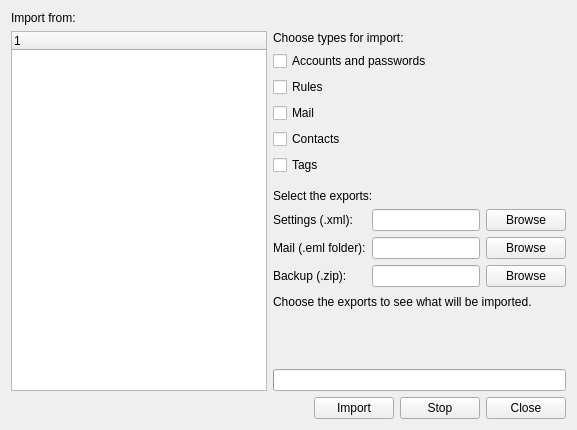
<?xml version="1.0" encoding="UTF-8"?>
<ui version="4.0">
 <class>Import</class>
 <widget class="QWidget" name="Import">
  <property name="windowTitle">
   <string>Import</string>
  </property>
  <layout class="QVBoxLayout" name="layout" stretch="1,0">
   <item>
    <layout class="QHBoxLayout" name="body" stretch="0,1">
     <item>
      <layout class="QVBoxLayout" name="left" stretch="0,1">
       <item>
        <widget class="QLabel" name="importFrom">
         <property name="text">
          <string>Import from:</string>
         </property>
        </widget>
       </item>
       <item>
        <widget class="QTreeWidget" name="sources" />
       </item>
      </layout>
     </item>
     <item>
      <layout class="QVBoxLayout" name="right" stretch="0,1,0">
       <item>
        <widget class="QStackedWidget" name="pages">
         <widget class="QWidget" name="exportsPage">
          <layout class="QVBoxLayout" name="exportsPageLayout" stretch="0,0,0,0,0,0,0,0,0,0,1">
           <property name="leftMargin">
            <number>0</number>
           </property>
           <property name="topMargin">
            <number>0</number>
           </property>
           <property name="rightMargin">
            <number>0</number>
           </property>
           <property name="bottomMargin">
            <number>0</number>
           </property>
           <item>
            <widget class="QLabel" name="title">
             <property name="role" stdset="0">
              <string>heading</string>
             </property>
            </widget>
           </item>
           <item>
            <widget class="QLabel" name="chooseTypes">
             <property name="text">
              <string>Choose types for import:</string>
             </property>
            </widget>
           </item>
           <item>
            <widget class="QCheckBox" name="accounts">
             <property name="text">
              <string>Accounts and passwords</string>
             </property>
            </widget>
           </item>
           <item>
            <widget class="QCheckBox" name="rules">
             <property name="text">
              <string>Rules</string>
             </property>
            </widget>
           </item>
           <item>
            <widget class="QCheckBox" name="mail">
             <property name="text">
              <string>Mail</string>
             </property>
            </widget>
           </item>
           <item>
            <widget class="QCheckBox" name="contacts">
             <property name="text">
              <string>Contacts</string>
             </property>
            </widget>
           </item>
           <item>
            <widget class="QCheckBox" name="tags">
             <property name="text">
              <string>Tags</string>
             </property>
            </widget>
           </item>
           <item>
            <spacer name="blankAboveExports">
             <property name="orientation">
              <enum>Qt::Vertical</enum>
             </property>
             <property name="sizeType">
              <enum>QSizePolicy::Fixed</enum>
             </property>
             <property name="sizeHint" stdset="0">
              <size>
               <width>0</width>
               <height>8</height>
              </size>
             </property>
            </spacer>
           </item>
           <item>
            <widget class="QLabel" name="selectExports">
             <property name="text">
              <string>Select the exports:</string>
             </property>
            </widget>
           </item>
           <item>
            <layout class="QGridLayout" name="exports">
             <item row="0" column="0">
              <widget class="QLabel" name="settingsFileLabel">
               <property name="text">
                <string>Settings (.xml):</string>
               </property>
              </widget>
             </item>
             <item row="0" column="1">
              <widget class="QLineEdit" name="settingsFile" />
             </item>
             <item row="0" column="2">
              <widget class="QPushButton" name="browseSettings">
               <property name="text">
                <string>Browse</string>
               </property>
              </widget>
             </item>
             <item row="1" column="0">
              <widget class="QLabel" name="mailFolderLabel">
               <property name="text">
                <string>Mail (.eml folder):</string>
               </property>
              </widget>
             </item>
             <item row="1" column="1">
              <widget class="QLineEdit" name="mailFolder" />
             </item>
             <item row="1" column="2">
              <widget class="QPushButton" name="browseMail">
               <property name="text">
                <string>Browse</string>
               </property>
              </widget>
             </item>
             <item row="2" column="0">
              <widget class="QLabel" name="backupFileLabel">
               <property name="text">
                <string>Backup (.zip):</string>
               </property>
              </widget>
             </item>
             <item row="2" column="1">
              <widget class="QLineEdit" name="backupFile" />
             </item>
             <item row="2" column="2">
              <widget class="QPushButton" name="browseBackup">
               <property name="text">
                <string>Browse</string>
               </property>
              </widget>
             </item>
            </layout>
           </item>
           <item>
            <spacer name="exportsPageEnd">
             <property name="orientation">
              <enum>Qt::Vertical</enum>
             </property>
             <property name="sizeType">
              <enum>QSizePolicy::Expanding</enum>
             </property>
             <property name="sizeHint" stdset="0">
              <size>
               <width>0</width>
               <height>0</height>
              </size>
             </property>
            </spacer>
           </item>
          </layout>
         </widget>
         <widget class="QWidget" name="dataFilePage">
          <layout class="QVBoxLayout" name="dataFilePageLayout" stretch="0,0,0,0,0,0,0,0,0,0,0,0,1">
           <property name="leftMargin">
            <number>0</number>
           </property>
           <property name="topMargin">
            <number>0</number>
           </property>
           <property name="rightMargin">
            <number>0</number>
           </property>
           <property name="bottomMargin">
            <number>0</number>
           </property>
           <item>
            <widget class="QLabel" name="dataFileTitle">
             <property name="role" stdset="0">
              <string>heading</string>
             </property>
            </widget>
           </item>
           <item>
            <widget class="QLabel" name="dataFileChooseTypes">
             <property name="text">
              <string>Choose types for import:</string>
             </property>
            </widget>
           </item>
           <item>
            <widget class="QCheckBox" name="dataFileMail">
             <property name="text">
              <string>Mail</string>
             </property>
            </widget>
           </item>
           <item>
            <widget class="QCheckBox" name="dataFileCalendar">
             <property name="text">
              <string>Calendar</string>
             </property>
            </widget>
           </item>
           <item>
            <widget class="QCheckBox" name="dataFileContacts">
             <property name="text">
              <string>Contacts</string>
             </property>
            </widget>
           </item>
           <item>
            <widget class="QCheckBox" name="dataFileTasks">
             <property name="text">
              <string>Tasks</string>
             </property>
            </widget>
           </item>
           <item>
            <widget class="QCheckBox" name="dataFileTags">
             <property name="text">
              <string>Tags (categories)</string>
             </property>
            </widget>
           </item>
           <item>
            <widget class="QCheckBox" name="dataFileAccounts">
             <property name="text">
              <string>Accounts</string>
             </property>
            </widget>
           </item>
           <item>
            <widget class="QCheckBox" name="dataFileRules">
             <property name="text">
              <string>Rules</string>
             </property>
            </widget>
           </item>
           <item>
            <widget class="QCheckBox" name="dataFileSignatures">
             <property name="text">
              <string>Signatures</string>
             </property>
            </widget>
           </item>
           <item>
            <spacer name="blankAboveDataFiles">
             <property name="orientation">
              <enum>Qt::Vertical</enum>
             </property>
             <property name="sizeType">
              <enum>QSizePolicy::Fixed</enum>
             </property>
             <property name="sizeHint" stdset="0">
              <size>
               <width>0</width>
               <height>8</height>
              </size>
             </property>
            </spacer>
           </item>
           <item>
            <layout class="QHBoxLayout" name="dataFileRow" stretch="0,1,0">
             <item>
              <widget class="QLabel" name="dataFilesLabel">
               <property name="text">
                <string>Data files (.pst):</string>
               </property>
              </widget>
             </item>
             <item>
              <widget class="QLineEdit" name="dataFiles" />
             </item>
             <item>
              <widget class="QPushButton" name="browseDataFiles">
               <property name="text">
                <string>Browse</string>
               </property>
              </widget>
             </item>
            </layout>
           </item>
           <item>
            <spacer name="dataFilePageEnd">
             <property name="orientation">
              <enum>Qt::Vertical</enum>
             </property>
             <property name="sizeType">
              <enum>QSizePolicy::Expanding</enum>
             </property>
             <property name="sizeHint" stdset="0">
              <size>
               <width>0</width>
               <height>0</height>
              </size>
             </property>
            </spacer>
           </item>
          </layout>
         </widget>
        </widget>
       </item>
       <item>
        <widget class="QScrollArea" name="summaryArea">
         <property name="widgetResizable">
          <bool>true</bool>
         </property>
         <property name="frameShape">
          <enum>QFrame::NoFrame</enum>
         </property>
         <widget class="QLabel" name="summary">
          <property name="text">
           <string>Choose the exports to see what will be imported.</string>
          </property>
          <property name="wordWrap">
           <bool>true</bool>
          </property>
          <property name="alignment">
           <set>Qt::AlignLeft|Qt::AlignTop</set>
          </property>
         </widget>
        </widget>
       </item>
       <item>
        <widget class="QProgressBar" name="progress" />
       </item>
      </layout>
     </item>
    </layout>
   </item>
   <item>
    <layout class="QHBoxLayout" name="buttons" stretch="1,0,0,0">
     <item>
      <spacer name="buttonsStart">
       <property name="orientation">
        <enum>Qt::Horizontal</enum>
       </property>
       <property name="sizeType">
        <enum>QSizePolicy::Expanding</enum>
       </property>
       <property name="sizeHint" stdset="0">
        <size>
         <width>0</width>
         <height>0</height>
        </size>
       </property>
      </spacer>
     </item>
     <item>
      <widget class="QPushButton" name="import">
       <property name="text">
        <string>Import</string>
       </property>
      </widget>
     </item>
     <item>
      <widget class="QPushButton" name="stop">
       <property name="text">
        <string>Stop</string>
       </property>
      </widget>
     </item>
     <item>
      <widget class="QPushButton" name="close">
       <property name="text">
        <string>Close</string>
       </property>
      </widget>
     </item>
    </layout>
   </item>
  </layout>
 </widget>
 <resources />
 <connections />
</ui>
